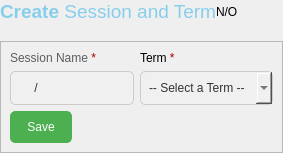
                   <widget class="QFrame" name="frame_103">
                    <property name="frameShape">
                     <enum>QFrame::Shape::NoFrame</enum>
                    </property>
                    <property name="frameShadow">
                     <enum>QFrame::Shadow::Raised</enum>
                    </property>
                    <layout class="QHBoxLayout" name="horizontalLayout_50">
                     <property name="spacing">
                      <number>0</number>
                     </property>
                     <property name="leftMargin">
                      <number>0</number>
                     </property>
                     <property name="topMargin">
                      <number>0</number>
                     </property>
                     <property name="rightMargin">
                      <number>0</number>
                     </property>
                     <property name="bottomMargin">
                      <number>0</number>
                     </property>
                     <item>
                      <widget class="QFrame" name="frame_104">
                       <property name="frameShape">
                        <enum>QFrame::Shape::NoFrame</enum>
                       </property>
                       <property name="frameShadow">
                        <enum>QFrame::Shadow::Raised</enum>
                       </property>
                       <layout class="QVBoxLayout" name="verticalLayout_37" stretch="0,0,0">
                        <property name="spacing">
                         <number>4</number>
                        </property>
                        <property name="leftMargin">
                         <number>0</number>
                        </property>
                        <property name="topMargin">
                         <number>0</number>
                        </property>
                        <property name="rightMargin">
                         <number>0</number>
                        </property>
                        <property name="bottomMargin">
                         <number>0</number>
                        </property>
                        <item>
                         <widget class="QFrame" name="frame_105">
                          <property name="frameShape">
                           <enum>QFrame::Shape::NoFrame</enum>
                          </property>
                          <property name="frameShadow">
                           <enum>QFrame::Shadow::Raised</enum>
                          </property>
                          <layout class="QHBoxLayout" name="horizontalLayout_51">
                           <property name="spacing">
                            <number>0</number>
                           </property>
                           <property name="leftMargin">
                            <number>0</number>
                           </property>
                           <property name="topMargin">
                            <number>0</number>
                           </property>
                           <property name="rightMargin">
                            <number>0</number>
                           </property>
                           <property name="bottomMargin">
                            <number>0</number>
                           </property>
                           <item>
                            <widget class="QLabel" name="label_100">
                             <property name="styleSheet">
                              <string notr="true">color:skyblue;</string>
                             </property>
                             <property name="text">
                              <string>&lt;html&gt;&lt;head/&gt;&lt;body&gt;&lt;p&gt;&lt;span style=&quot; font-size:14pt; font-weight:600;&quot;&gt;Create&lt;/span&gt;&lt;span style=&quot; font-size:14pt;&quot;&gt; Session and Term&lt;/span&gt;&lt;/p&gt;&lt;/body&gt;&lt;/html&gt;</string>
                             </property>
                            </widget>
                           </item>
                           <item>
                            <widget class="QLabel" name="createSessionTermStatusLabel">
                             <property name="text">
                              <string>N/O</string>
                             </property>
                            </widget>
                           </item>
                          </layout>
                         </widget>
                        </item>
                        <item>
                         <spacer name="verticalSpacer_11">
                          <property name="orientation">
                           <enum>Qt::Orientation::Vertical</enum>
                          </property>
                          <property name="sizeType">
                           <enum>QSizePolicy::Policy::Preferred</enum>
                          </property>
                          <property name="sizeHint" stdset="0">
                           <size>
                            <width>20</width>
                            <height>14</height>
                           </size>
                          </property>
                         </spacer>
                        </item>
                        <item>
                         <widget class="QFrame" name="frame_106">
                          <property name="frameShape">
                           <enum>QFrame::Shape::StyledPanel</enum>
                          </property>
                          <property name="frameShadow">
                           <enum>QFrame::Shadow::Raised</enum>
                          </property>
                          <layout class="QHBoxLayout" name="horizontalLayout_52">
                           <item>
                            <widget class="QFrame" name="frame_107">
                             <property name="styleSheet">
                              <string notr="true">QLineEdit{
	background-color: #f0f0f0;
	border: 1px solid #ccc;
	border-radius: 5px;
	padding: 8px;
	color: #333;
}

QLineEdit:hover{
	border-color: #aaa;
}

QLineEdit:focus{
	border-color: #5cacee;
}

QPushButton {
	background-color: #4caf50;
	color: white;
	border: 1px solid #4caf50;
	border-radius: 5px;
	padding: 8px 16px;
}QLineEdit:hover{
	border-color: #aaa;
}

QLineEdit:focus{
	border-color: #5cacee;
}

QPushButton:hover{
	background-color: #45a049;
}

QPushButton:pressed{
	background-color: #3e8e41;
}

QComboBox{
	background-color: #f0f0f0;
	border: 1px solid #ccc;
	border-radius: 5px;
	padding: 8px;
	color: #333;
}

QComboBox:hover{
	border-color: #aaa;
}

QComboBox:focus{
	border-color: #5cacee;
}</string>
                             </property>
                             <property name="frameShape">
                              <enum>QFrame::Shape::NoFrame</enum>
                             </property>
                             <property name="frameShadow">
                              <enum>QFrame::Shadow::Raised</enum>
                             </property>
                             <layout class="QGridLayout" name="gridLayout_15">
                              <property name="leftMargin">
                               <number>0</number>
                              </property>
                              <property name="topMargin">
                               <number>0</number>
                              </property>
                              <property name="rightMargin">
                               <number>0</number>
                              </property>
                              <property name="bottomMargin">
                               <number>0</number>
                              </property>
                              <item row="2" column="0" alignment="Qt::AlignmentFlag::AlignLeft">
                               <widget class="QPushButton" name="createSesionTermPushButton">
                                <property name="text">
                                 <string>Save</string>
                                </property>
                               </widget>
                              </item>
                              <item row="0" column="0">
                               <widget class="QLabel" name="label_101">
                                <property name="styleSheet">
                                 <string notr="true">color:rgb(93, 93, 93);
</string>
                                </property>
                                <property name="text">
                                 <string>&lt;html&gt;&lt;head/&gt;&lt;body&gt;&lt;p&gt;Session Name &lt;span style=&quot; color:#aa0000;&quot;&gt;*&lt;/span&gt;&lt;/p&gt;&lt;/body&gt;&lt;/html&gt;</string>
                                </property>
                               </widget>
                              </item>
                              <item row="1" column="1">
                               <widget class="QComboBox" name="selectTermCombobox">
                                <property name="sizePolicy">
                                 <sizepolicy hsizetype="Expanding" vsizetype="Fixed">
                                  <horstretch>0</horstretch>
                                  <verstretch>0</verstretch>
                                 </sizepolicy>
                                </property>
                                <property name="placeholderText">
                                 <string>-- Select a Term --</string>
                                </property>
                                <item>
                                 <property name="text">
                                  <string>First</string>
                                 </property>
                                </item>
                                <item>
                                 <property name="text">
                                  <string>Second</string>
                                 </property>
                                </item>
                                <item>
                                 <property name="text">
                                  <string>Third</string>
                                 </property>
                                </item>
                               </widget>
                              </item>
                              <item row="0" column="1">
                               <widget class="QLabel" name="label_102">
                                <property name="text">
                                 <string>&lt;html&gt;&lt;head/&gt;&lt;body&gt;&lt;p&gt;Term &lt;span style=&quot; color:#aa0000;&quot;&gt;*&lt;/span&gt;&lt;/p&gt;&lt;/body&gt;&lt;/html&gt;</string>
                                </property>
                               </widget>
                              </item>
                              <item row="1" column="0">
                               <widget class="QLineEdit" name="create_session_entry">
                                <property name="inputMask">
                                 <string>xxxx/xxxx</string>
                                </property>
                                <property name="placeholderText">
                                 <string>Session</string>
                                </property>
                               </widget>
                              </item>
                             </layout>
                            </widget>
                           </item>
                          </layout>
                         </widget>
                        </item>
                       </layout>
                      </widget>
                     </item>
                     <item>
                      <widget class="QFrame" name="frame_108">
                       <property name="sizePolicy">
                        <sizepolicy hsizetype="Expanding" vsizetype="Preferred">
                         <horstretch>0</horstretch>
                         <verstretch>0</verstretch>
                        </sizepolicy>
                       </property>
                       <property name="frameShape">
                        <enum>QFrame::Shape::NoFrame</enum>
                       </property>
                       <property name="frameShadow">
                        <enum>QFrame::Shadow::Raised</enum>
                       </property>
                      </widget>
                     </item>
                    </layout>
                   </widget>
